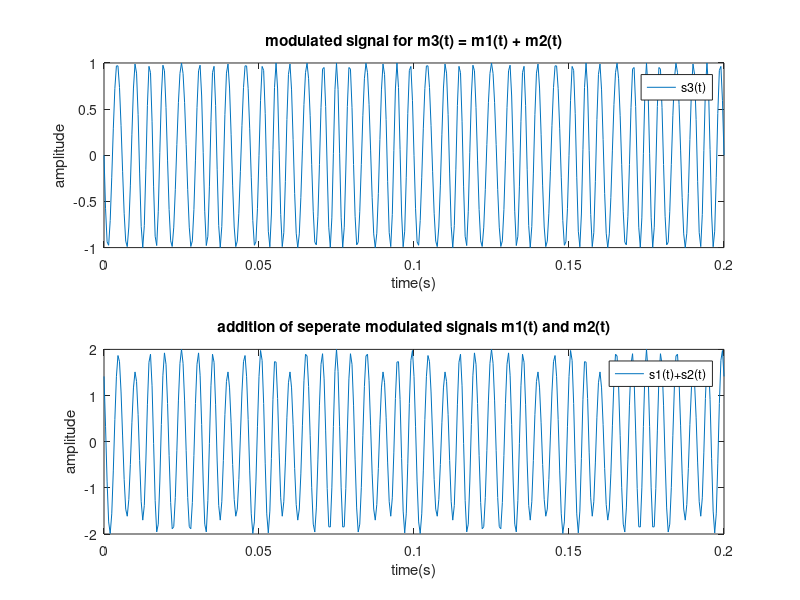
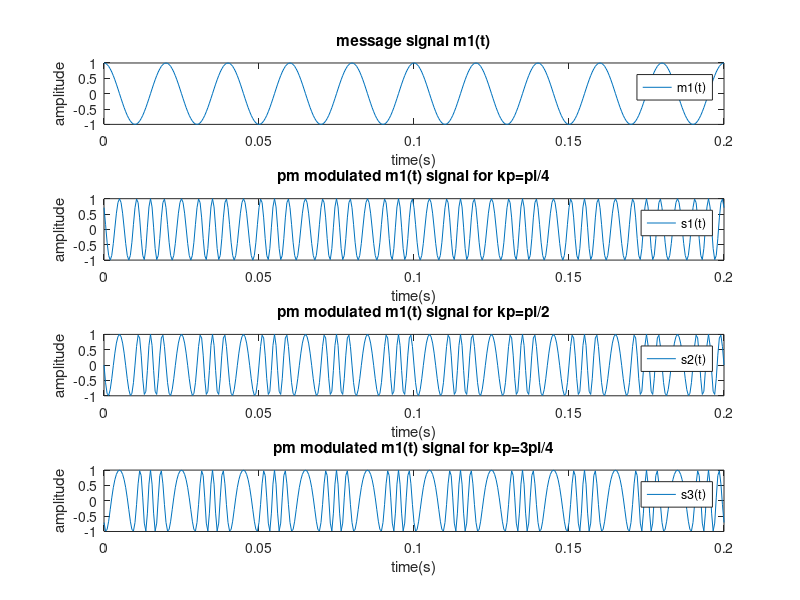
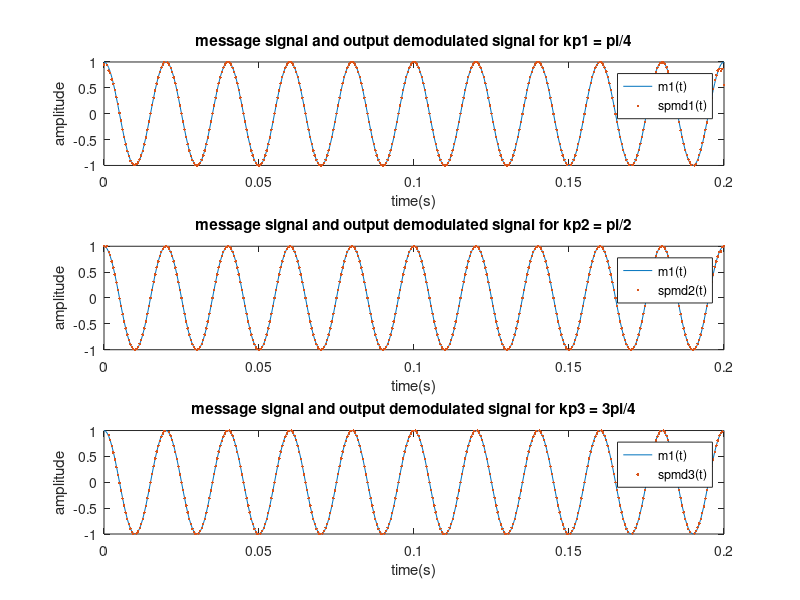

The MATLAB script that drew these images, in order:
clear all; close all; clc;

%% create
Fs = 2000;
d = 0.2;
fc = 200;
f1 = 50;
f2 = 10;
Ac = 1;
T = 1/Fs;
t = 0:T:d;
ct = Ac*cos(2*pi*fc.*t);
m1t = cos(2*pi*f1.*t);
m2t = cos(2*pi*f2.*t);
m3t = m1t + m2t;

kp1 = pi/4;
kp2 = pi/2;
kp3 = (3*pi)/4;
%% mod
st = Ac*cos(2*pi*fc.*t + kp1.*m1t);
s2t = Ac*cos(2*pi*fc.*t + kp1.*m2t);
s3t = Ac*cos(2*pi*fc.*t + kp1.*m3t);

figure(1)
subplot(211)
plot(t,s3t); title("modulated signal for m3(t) = m1(t) + m2(t)"); ylabel('amplitude'); xlabel('time(s)'); legend('s3(t)')

subplot(212);
plot(t,(st + s2t)); title("addition of seperate modulated signals m1(t) and m2(t)"); ylabel('amplitude'); xlabel('time(s)'); legend('s1(t)+s2(t)')

%%they are not the same because angle modulation is a nonlinear modulation

%% kf_diff

spm1t = Ac*cos(2*pi*fc.*t + kp2.*m1t);
spm2t = Ac*cos(2*pi*fc.*t + kp3.*m1t);

figure(2)
subplot(411)
plot(t,m1t); title("message signal m1(t)"); ylabel('amplitude'); xlabel('time(s)'); legend('m1(t)')

subplot(412)
plot(t,st); title("pm modulated m1(t) signal for kp=pi/4"); ylabel('amplitude'); xlabel('time(s)'); legend('s1(t)')

subplot(413)
plot(t,spm1t);title("pm modulated m1(t) signal for kp=pi/2"); ylabel('amplitude'); xlabel('time(s)'); legend('s2(t)')

subplot(414)
plot(t,spm2t);title("pm modulated m1(t) signal for kp=3pi/4"); ylabel('amplitude'); xlabel('time(s)'); legend('s3(t)')

%% demod

spmh = hilbert(st);
Oi1 = atan(spmh/st);
sd1t = unwrap(angle(spmh),Oi1);
ds1t = (sd1t - 2*pi*fc*t)/kp1;

spm1h = hilbert(spm1t);
Oi2 = atan(spm1h/spm1t);
sd2t = unwrap(angle(spm1h),Oi2);
ds2t = (sd2t - 2*pi*fc*t)/kp2;

spm2h = hilbert(spm2t);
Oi3 = atan(spm2h/st);
sd3t = unwrap(angle(spm2h),Oi3);
ds3t = (sd3t - 2*pi*fc*t)/kp3;

N = length(t);
S1TF = fft(ds1t,N);
S1TF = fftshift(S1TF);
S1TF = abs(S1TF/N);
w = linspace(-Fs/2,Fs/2,N);

figure(3)
subplot(311)
plot(t,m1t);
hold on;
plot(t,ds1t,'.'); title("message signal and output demodulated signal for kp1 = pi/4"); ylabel('amplitude'); xlabel('time(s)'); legend('m1(t)','spmd1(t)')
ylim([-1 1])
hold off;

subplot(312)
plot(t,m1t);
hold on;
plot(t,ds2t,'.'); title("message signal and output demodulated signal for kp2 = pi/2"); ylabel('amplitude'); xlabel('time(s)'); legend('m1(t)','spmd2(t)')
ylim([-1 1])
hold off;

subplot(313)
plot(t,m1t);
hold on;
plot(t,ds3t,'.'); title("message signal and output demodulated signal for kp3 = 3pi/4"); ylabel('amplitude'); xlabel('time(s)'); legend('m1(t)','spmd3(t)')
ylim([-1 1])
hold off;








